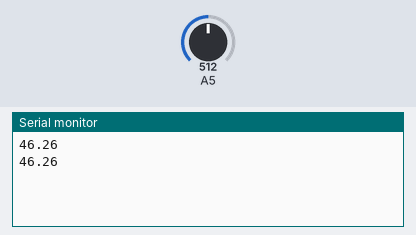
Bench run of a sketch on a simulated Arduino Zero (SAMD21). On the bench: the last lines printed to the serial monitor. Inputs (shaded band) come from the test bench; at power-on: A5 = 512 (analog values on the 0–1023 scale).

Above: at 11.2 s.
11.3 s: A5 set to 716
At 12.5 s:
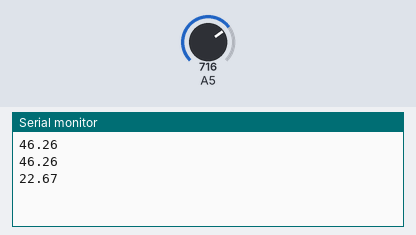
12.8 s: A5 set to 900
At 13.8 s:
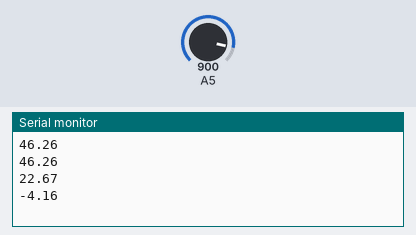
Timing chart, 0 to 15.8 s (numbered marks = the images above; inputs shaded):
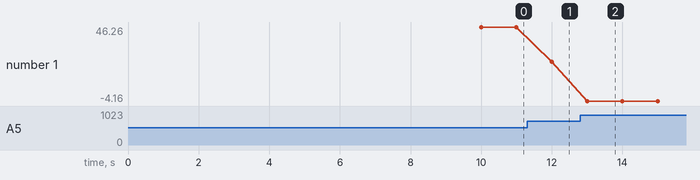

The sketch:

2.9.ino
```cpp
// Define all Arduino pins
// Digital Out
#define USER_LED1     4
#define USER_LED2     5
#define BUCK_PIN      6
#define BOOST_PIN     9
#define CURRENT_BLANK 10
#define USER_LED3     11
#define USER_LED4     13

// Digital In
#define USER_BTN1     3
#define USER_BTN2     7
#define SHUTDOWN      8
#define USER_SW       12

// Analog In
#define IN_CURR       0
#define SW_CURR       0
#define INDUCTOR_CURR 1
#define USER_POTI     1
#define OUT_CURR      2
#define VIN_MEAS      3
#define VOUT_MEAS     4
#define NTC           5

float V_in = 5, R_r = 10000, B = 3380, T_r = 298.15, T, V_ntc, NTC_value;

void setup() {
  Serial.begin(9600);
  delay(10000);
  analogReadResolution(12);
}

void loop() {
  NTC_value = analogRead(NTC);
  V_ntc = (NTC_value/4095)*V_in;
  T = 1/((1/B)*log((V_ntc*4700)/((V_in-V_ntc)*R_r))+(1/T_r));
  Serial.println(T-273.15);
  delay(1000);
}
```

Measured:
- after the input at 11.3 s, the serial monitor: prints a new line after 0.70 s (image 1)
- after the input at 12.8 s, the serial monitor: prints a new line after 0.20 s (image 2)
- plotted number 1: 46.26 → 22.67 after the input at 11.3 s, 22.67 → -4.16 after the input at 12.8 s
